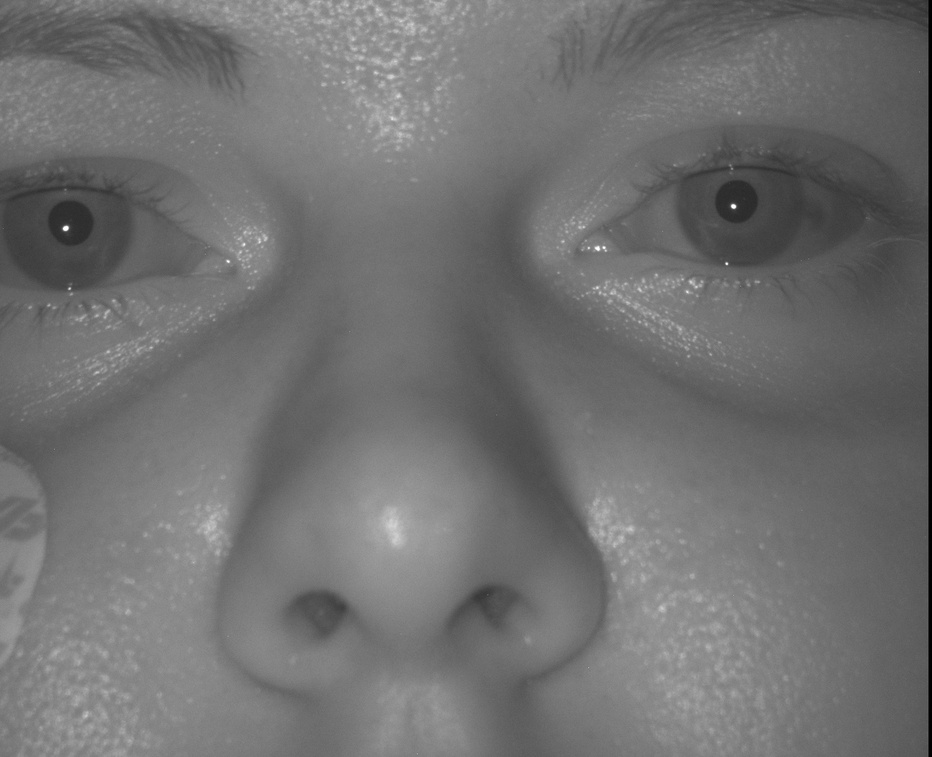
#> input picture pupil_detection/Database/frame_NIR_000022.jpg, 932 x 757 px, shrunk from 1600 x 1300 before the run
$ python generate_steps.py
#> lines starting #> are read from the running program, lines starting #| are printed output that depends on the picture; after the words box and inside, x2 and y2 are one past the last pixel; in counts of white or black regions, pixels touching at a corner belong together
import cv2
import numpy as np
import os

def generate_algorithm_steps(image_path, output_dir):
#> called with output_dir = 'face_analysis/results'
    img = cv2.imread(image_path)
#> img is the input picture: shape (757, 932, 3); min 0, max 255, mean 112.4
    if img is None: return

    gray = cv2.cvtColor(img, cv2.COLOR_BGR2GRAY)

    # 1. Gaussian Blur (平滑化)
    blurred = cv2.GaussianBlur(gray, (15, 15), 0) # 加強模糊效果以供視覺展示
    cv2.imwrite(os.path.join(output_dir, "step0_blurred.jpg"), blurred)

    # 2. Binarization (基於直方圖的二值化)
    # 模擬 Code.py 中的門檻值分割
    ret, thresh = cv2.threshold(blurred, 55, 255, cv2.THRESH_BINARY_INV)
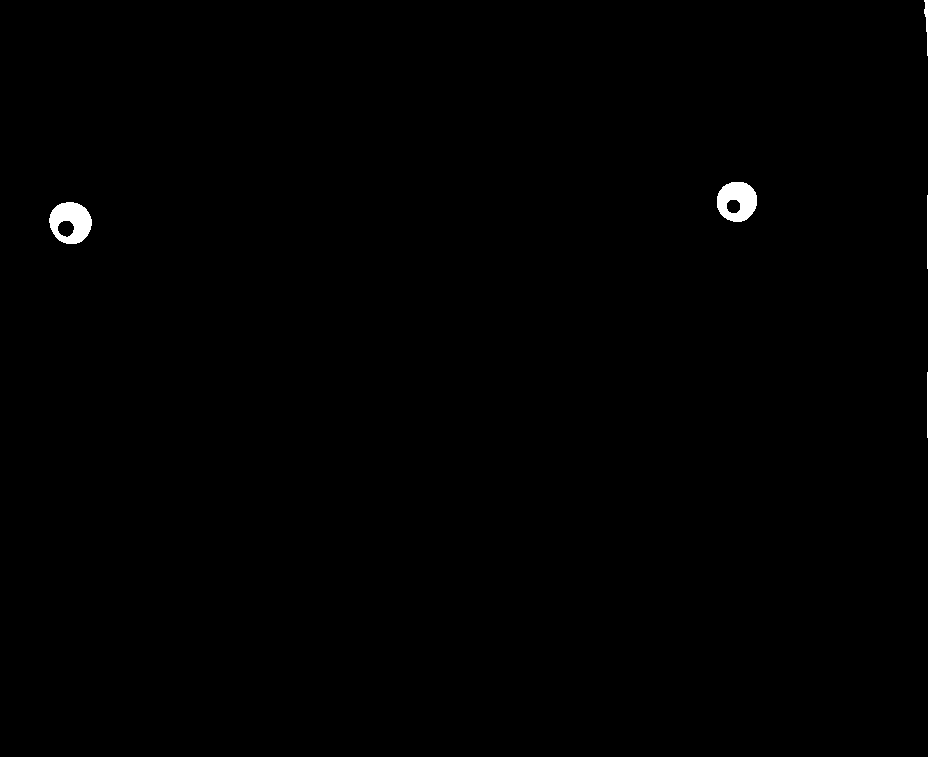
#> thresh: shape (757, 932); 0.8% white; 3 white regions, box (x1, y1, x2, y2) and area: (924, 0, 932, 757) 3280, (49, 202, 92, 244) 1214, (717, 182, 757, 222) 1147
    cv2.imwrite(os.path.join(output_dir, "step1_binarization.jpg"), thresh)

    # 3. Canny Edges
    edges = cv2.Canny(thresh, 100, 200)
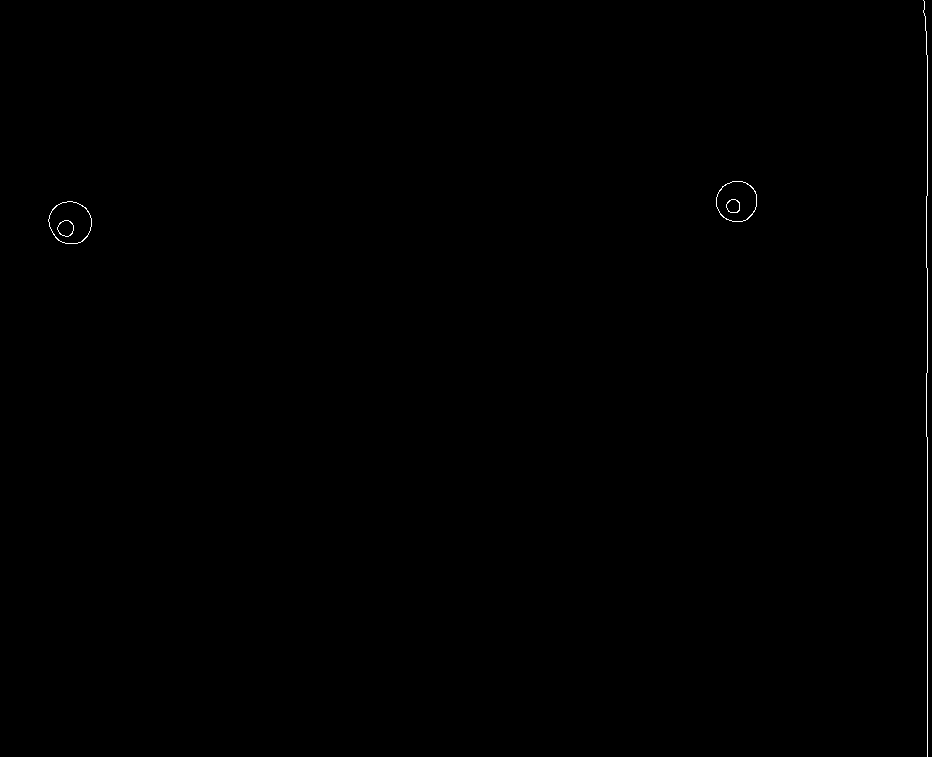
#> edges: shape (757, 932); 0.16% white in thin lines or dots
    cv2.imwrite(os.path.join(output_dir, "step2_edges.jpg"), edges)

    # 4. Hough Circles
    circles = cv2.HoughCircles(edges, cv2.HOUGH_GRADIENT, 1, 20,
                              param1=30, param2=25, minRadius=20, maxRadius=100)
#> circles = None
    result_img = img.copy()
    if circles is not None:
        circles = np.uint16(np.around(circles))
        for i in circles[0, :]:
            cv2.circle(result_img, (i[0], i[1]), i[2], (0, 0, 255), 3)
            cv2.circle(result_img, (i[0], i[1]), 2, (255, 0, 0), 3)
    cv2.imwrite(os.path.join(output_dir, "step3_hough_result.jpg"), result_img)

if __name__ == "__main__":
    test_img = "pupil_detection/Database/frame_NIR_000022.jpg"
    output_dir = "face_analysis/results"
    generate_algorithm_steps(test_img, output_dir)
    print("All algorithm step images (including Blur) generated.")
